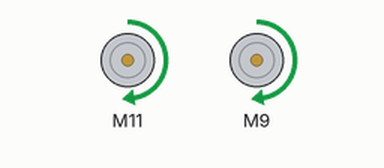
This sketch was run on a simulated Arduino Uno, built with avr-gcc and run on an emulated ATmega328P. On the bench: 2 × DC motor (green arrow = forward, orange = backward, longer = faster).

Above: at 0.5 s.
At 2.5 s:
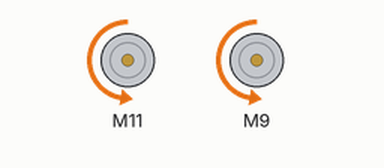
At 3.5 s:
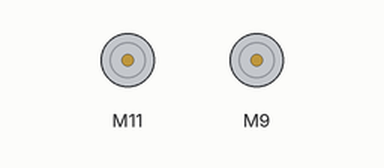
Timing chart, 0 to 5.2 s (numbered marks = the images above):
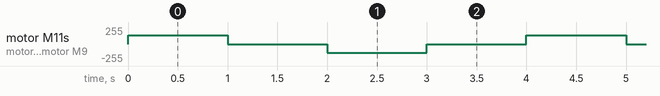

The sketch:

pikabotMajuUndurFunction2.ino
```cpp
#include "CytronMotorDriver.h"
CytronMD motorLeft(PWM_DIR, 11, 10);
CytronMD motorRight(PWM_DIR, 9, 3);

void robotStop()
{ motorLeft.setSpeed(0);
  motorRight.setSpeed(0);
}
void robotMove(int speedL, int speedR)
{ motorLeft.setSpeed(speedL);
  motorRight.setSpeed(speedR);
}

void setup()
{

}

void loop()
{ robotMove(128, 128);    delay(1000);
  robotStop();            delay(1000);
  robotMove(-128, -128);  delay(1000);
  robotStop();            delay(1000);
}
```

Measured:
- by itself, motor M11, motor M9: repeats every 4.0 s: stopped 1.0 s, backward 128/255 1.0 s, stopped 1.0 s, forward 128/255 1.0 s
